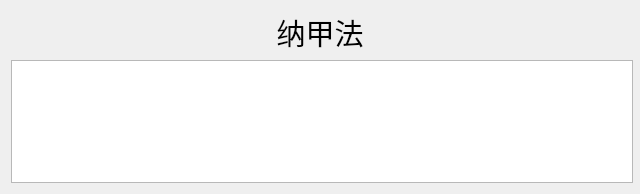
<?xml version="1.0" encoding="UTF-8"?>
<ui version="4.0">
 <class>Form</class>
 <widget class="QWidget" name="Form">
  <property name="geometry">
   <rect>
    <x>0</x>
    <y>0</y>
    <width>640</width>
    <height>183</height>
   </rect>
  </property>
  <property name="minimumSize">
   <size>
    <width>640</width>
    <height>0</height>
   </size>
  </property>
  <property name="maximumSize">
   <size>
    <width>640</width>
    <height>16777215</height>
   </size>
  </property>
  <property name="windowTitle">
   <string>Form</string>
  </property>
  <layout class="QVBoxLayout" name="verticalLayout_2">
   <item>
    <widget class="QLabel" name="label">
     <property name="font">
      <font>
       <pointsize>22</pointsize>
      </font>
     </property>
     <property name="text">
      <string>纳甲法</string>
     </property>
     <property name="alignment">
      <set>Qt::AlignmentFlag::AlignCenter</set>
     </property>
    </widget>
   </item>
   <item>
    <widget class="QTableView" name="tableView">
     <property name="minimumSize">
      <size>
       <width>622</width>
       <height>123</height>
      </size>
     </property>
     <property name="maximumSize">
      <size>
       <width>622</width>
       <height>123</height>
      </size>
     </property>
     <property name="font">
      <font>
       <pointsize>12</pointsize>
      </font>
     </property>
     <attribute name="horizontalHeaderVisible">
      <bool>false</bool>
     </attribute>
     <attribute name="horizontalHeaderDefaultSectionSize">
      <number>61</number>
     </attribute>
     <attribute name="verticalHeaderDefaultSectionSize">
      <number>40</number>
     </attribute>
    </widget>
   </item>
  </layout>
 </widget>
 <resources/>
 <connections/>
</ui>
